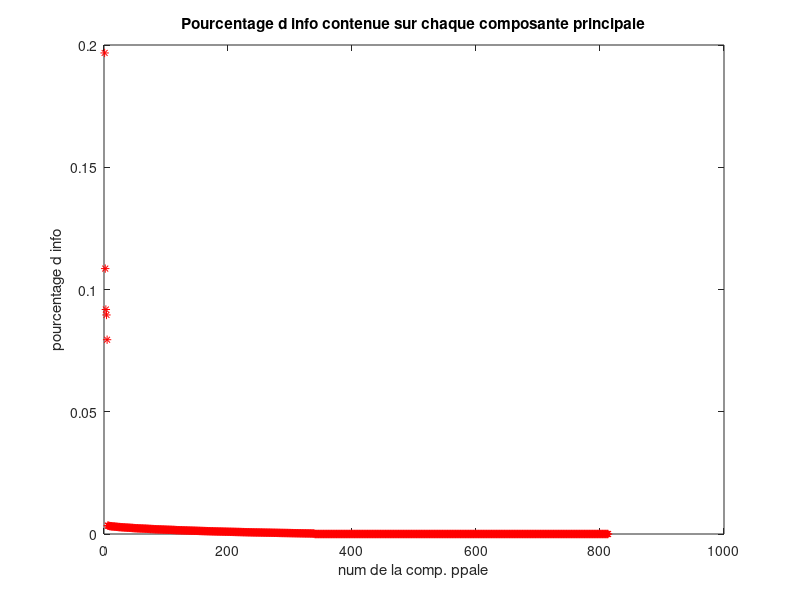
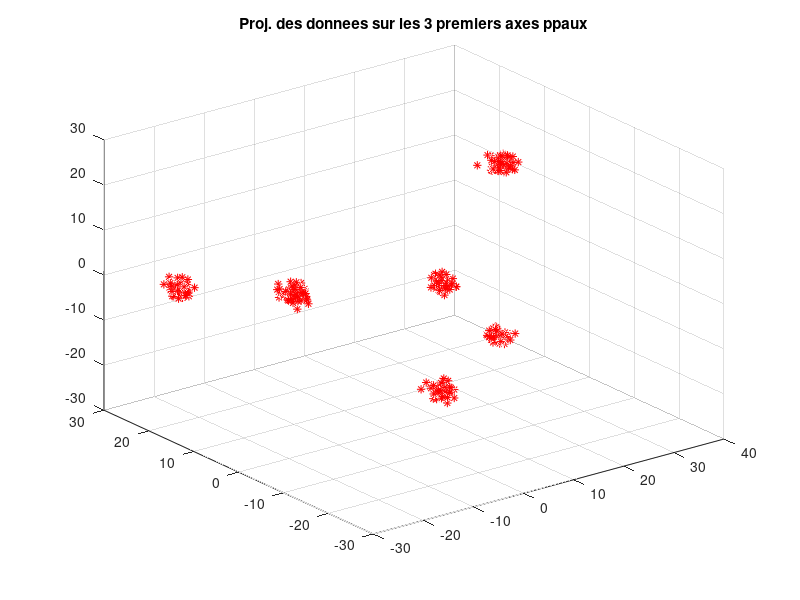
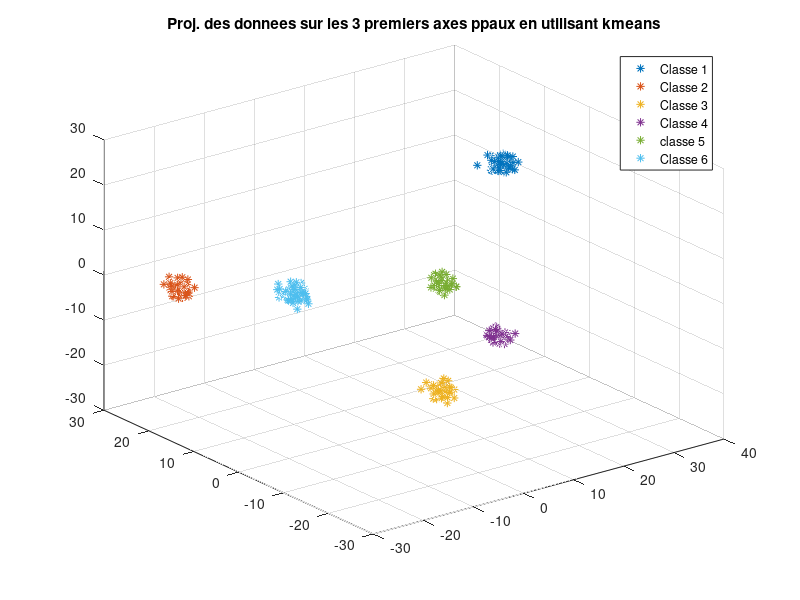

Write the MATLAB code that produced these figures, in order.
clear variables; close all; clc
%% Utilisation de l'ACP pour detecter plusieurs variables.

% Chargement du tableau de données.
load('dataset.mat')

% Calcul de la matrice de variance/covariance et détection des axes
% principaux.
% On utilise la matrice transposée de X pour pouvoir détecter
% les classes de variables et non d'individus.
 X = transpose(X);
 n = size(X,1);
 X_Moyenne = mean(X);
 X_Centree = X - X_Moyenne;
 sigma = (1/n) * (transpose(X_Centree)*X_Centree);
 [W,D] = eig(sigma);
 
%Reordonner les axes principaux.
 [D_decroi,I] = sort(diag(D),'descend');
 W = W(:,I);


%Afficher du pourcentage d'information apportée par chacune des composantes
%principales.
figure(1), 
plot(1: length(D_decroi),(abs(D_decroi)/sum(D_decroi)),'r*')
title('Pourcentage d info contenue sur chaque composante principale')
xlabel('num de la comp. ppale');
ylabel('pourcentage d info');

%Commentaire : On trouve que seulement 5 composantes principales sont
%nécessaires pour obtenir un taux d'information suffisant sur l'ensemble
%des données.

%Affichage des trois premiers axes principaux de X dans l'espace
C = X_Centree * W;
figure(2),
plot3(C(:,1),C(:,2),C(:,3),'r*');grid on
title('Proj. des donnees sur les 3 premiers axes ppaux')

%Commentaire : On constate qu'il y a 6 classes de variables.

%Affichage des différentes classes de variables en couleurs différentes.
%(en utilisant kmeans)
id = kmeans(C(:,1:3),6);
figure(3),
for i = 1:6
    indix = find(id == i);
    plot3(C(indix,1),C(indix,2),C(indix,3),'*');grid on;hold on
end
title("Proj. des donnees sur les 3 premiers axes ppaux en utilisant kmeans")
legend('Classe 1','Classe 2','Classe 3','Classe 4','classe 5','Classe 6')
